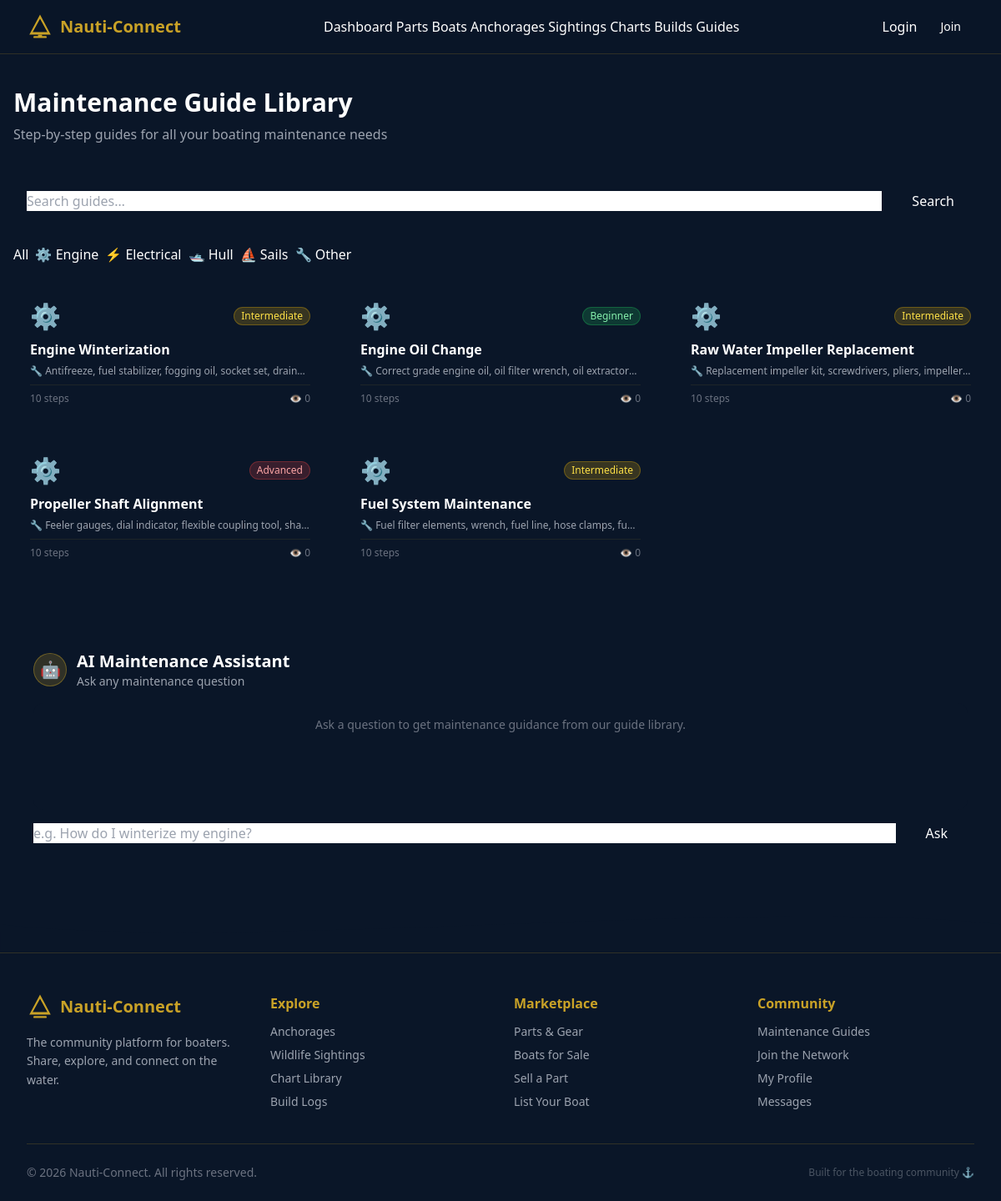
The app's page /maintenance/index.php?category=engine with its own data.
### tables this page shows
CREATE TABLE IF NOT EXISTS maintenance_guides (
    id INT AUTO_INCREMENT PRIMARY KEY,
    title VARCHAR(255) NOT NULL,
    category ENUM('engine','electrical','hull','sails','other') NOT NULL,
    difficulty_level ENUM('beginner','intermediate','advanced') NOT NULL,
    tools_needed TEXT,
    steps_json JSON,
    video_url VARCHAR(500),
    views INT DEFAULT 0,
    created_at TIMESTAMP DEFAULT CURRENT_TIMESTAMP,
    FULLTEXT(title, tools_needed)
);

### includes/functions.php (called while the page is built, shortened)
<?php
function sanitize(string $input): string {
    return htmlspecialchars(trim($input), ENT_QUOTES | ENT_HTML5, 'UTF-8');
}

### maintenance/index.php (the view, shortened to what this page needs)
<?php
require_once __DIR__ . '/../includes/functions.php';
require_once __DIR__ . '/../includes/db.php';
$category = trim($_GET['category'] ?? '');
$search   = trim($_GET['search'] ?? '');
$validCats = ['engine','electrical','hull','sails','other'];
$where  = ['1=1'];
$params = [];
$types  = '';
if ($category !== '' && in_array($category, $validCats, true)) {
    $where[]  = 'category = ?';
    $params[]  = $category;
    $types    .= 's';
}
$whereClause = implode(' AND ', $where);
$sql         = "SELECT * FROM maintenance_guides WHERE $whereClause ORDER BY views DESC, created_at DESC LIMIT 50";
if ($params) {
    $stmt = $conn->prepare($sql);
    $stmt->bind_param($types, ...$params);
} else {
    $stmt = $conn->prepare($sql);
}
$stmt->execute();
$guides = $stmt->get_result()->fetch_all(MYSQLI_ASSOC);
include __DIR__ . '/../includes/header.php';
?>
<main class="max-w-7xl mx-auto px-4 py-10">
    <div class="mb-10">
        <h1 class="text-3xl font-bold text-white mb-2">Maintenance Guide Library</h1>
        <p class="text-gray-400">Step-by-step guides for all your boating maintenance needs</p>
    </div>
    <form method="GET" id="guide-search-form" class="glass-card p-4 mb-6 flex flex-wrap gap-3">
        <input type="text" name="search" id="guide-search" class="form-input flex-1 min-w-48" placeholder="Search guides…" value="<?= sanitize($search) ?>">
        <button type="submit" class="btn-gold px-6">Search</button>
    </form>
    <div class="flex gap-2 flex-wrap mb-6">
        <a href="?" class="filter-btn <?= !$category ? 'active' : '' ?>">All</a>
        <?php
        $catLabels = ['engine'=>'⚙️ Engine','electrical'=>'⚡ Electrical','hull'=>'🛥️ Hull','sails'=>'⛵ Sails','other'=>'🔧 Other'];
        foreach ($catLabels as $val => $label): ?>
            <a href="?category=<?= $val ?><?= $search ? '&search=' . urlencode($search) : '' ?>" class="filter-btn <?= $category === $val ? 'active' : '' ?>"><?= $label ?></a>
        <?php endforeach; ?>
    </div>
    <?php if (empty($guides)): ?>
        <div class="text-center py-16">
            <div class="text-5xl mb-4">🔧</div>
            <p class="text-gray-400">No guides found. Try a different search.</p>
        </div>
    <?php else: ?>
        <div class="grid grid-cols-1 sm:grid-cols-2 lg:grid-cols-3 gap-5" id="guides-grid">
            <?php foreach ($guides as $guide):
                $diffColor = match ($guide['difficulty_level']) {
                    'beginner' => 'bg-green-500/20 text-green-300 border-green-500/30',
                    'intermediate' => 'bg-yellow-500/20 text-yellow-300 border-yellow-500/30',
                    'advanced' => 'bg-red-500/20 text-red-300 border-red-500/30',
                    default => 'bg-gray-500/20 text-gray-300',
                };
                $catEmoji = match ($guide['category']) { 'engine'=>'⚙️','electrical'=>'⚡','hull'=>'🛥️','sails'=>'⛵','other'=>'🔧',default=>'📋' };
                $steps = json_decode($guide['steps_json'] ?? '[]', true) ?: [];
            ?>
                <a href="<?= SITE_URL ?>/maintenance/view.php?id=<?= $guide['id'] ?>" class="glass-card p-5 hover:border-[#c9a227]/50 transition-all flex flex-col">
                    <div class="flex items-center justify-between mb-3">
                        <span class="text-3xl"><?= $catEmoji ?></span>
                        <span class="text-xs px-2 py-0.5 rounded-full border <?= $diffColor ?>"><?= ucfirst($guide['difficulty_level']) ?></span>
                    </div>
                    <h3 class="font-bold text-white leading-tight mb-2"><?= sanitize($guide['title']) ?></h3>
                    <?php if ($guide['tools_needed']): ?>
                        <p class="text-gray-400 text-xs mb-2 line-clamp-1">🔧 <?= sanitize($guide['tools_needed']) ?></p>
                    <?php endif; ?>
                    <div class="mt-auto pt-2 border-t border-[#c9a227]/10 flex items-center justify-between text-xs text-gray-500">
                        <span><?= count($steps) ?> steps</span>
                        <span>👁 <?= number_format((int)$guide['views']) ?></span>
                    </div>
                </a>
            <?php endforeach; ?>
        </div>
    <?php endif; ?>
    <div class="mt-16 glass-card p-6">
        <div class="flex items-center gap-3 mb-4">
            <div class="w-10 h-10 rounded-full bg-[#c9a227]/20 border border-[#c9a227]/40 flex items-center justify-center text-xl">🤖</div>
            <div>
                <h2 class="text-xl font-bold text-white">AI Maintenance Assistant</h2>
                <p class="text-gray-400 text-sm">Ask any maintenance question</p>
            </div>
        </div>
        <div id="ai-chat-log" class="bg-[#0a1628]/60 rounded-xl p-4 min-h-32 max-h-64 overflow-y-auto mb-4 space-y-3">
            <div class="text-gray-500 text-sm text-center">Ask a question to get maintenance guidance from our guide library.</div>
        </div>
        <div class="flex gap-3">
            <input type="text" id="ai-input" class="form-input flex-1" placeholder="e.g. How do I winterize my engine?" maxlength="500">
            <button id="ai-send" onclick="sendAIMessage()" class="btn-gold px-6">Ask</button>
        </div>
    </div>
</main>
<?php include __DIR__ . '/../includes/footer.php'; ?>

### records on screen
maintenance_guides: category "⚙️", difficulty_level "Intermediate", title "Engine Winterization", tools_needed "Antifreeze, fuel stabilizer, fogging oil, socket set,…", steps_json "10", views "0"
maintenance_guides: category "⚙️", difficulty_level "Beginner", title "Engine Oil Change", tools_needed "Correct grade engine oil, oil filter wrench, oil…", steps_json "10", views "0"
maintenance_guides: category "⚙️", difficulty_level "Intermediate", title "Raw Water Impeller Replacement", tools_needed "Replacement impeller kit, screwdrivers, pliers,…", steps_json "10", views "0"
maintenance_guides: category "⚙️", difficulty_level "Advanced", title "Propeller Shaft Alignment", tools_needed "Feeler gauges, dial indicator, flexible coupling tool,…", steps_json "10", views "0"
maintenance_guides: category "⚙️", difficulty_level "Intermediate", title "Fuel System Maintenance", tools_needed "Fuel filter elements, wrench, fuel line, hose clamps,…", steps_json "10", views "0"

### other values on screen
$label "⚙️ Engine"
$label "⚡ Electrical"
$label "🛥️ Hull"
$label "⛵ Sails"
$label "🔧 Other"
